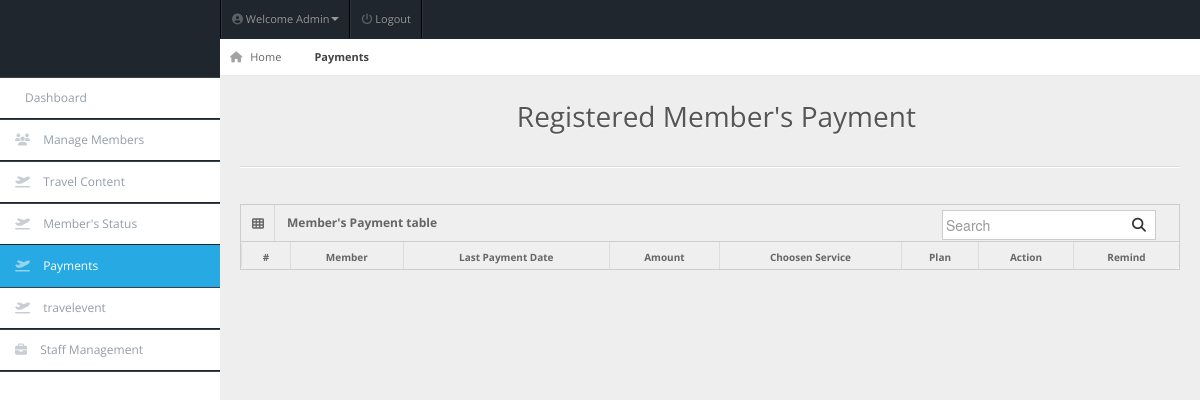
Page /admin/payment.php (signed in) on the earlier database version.
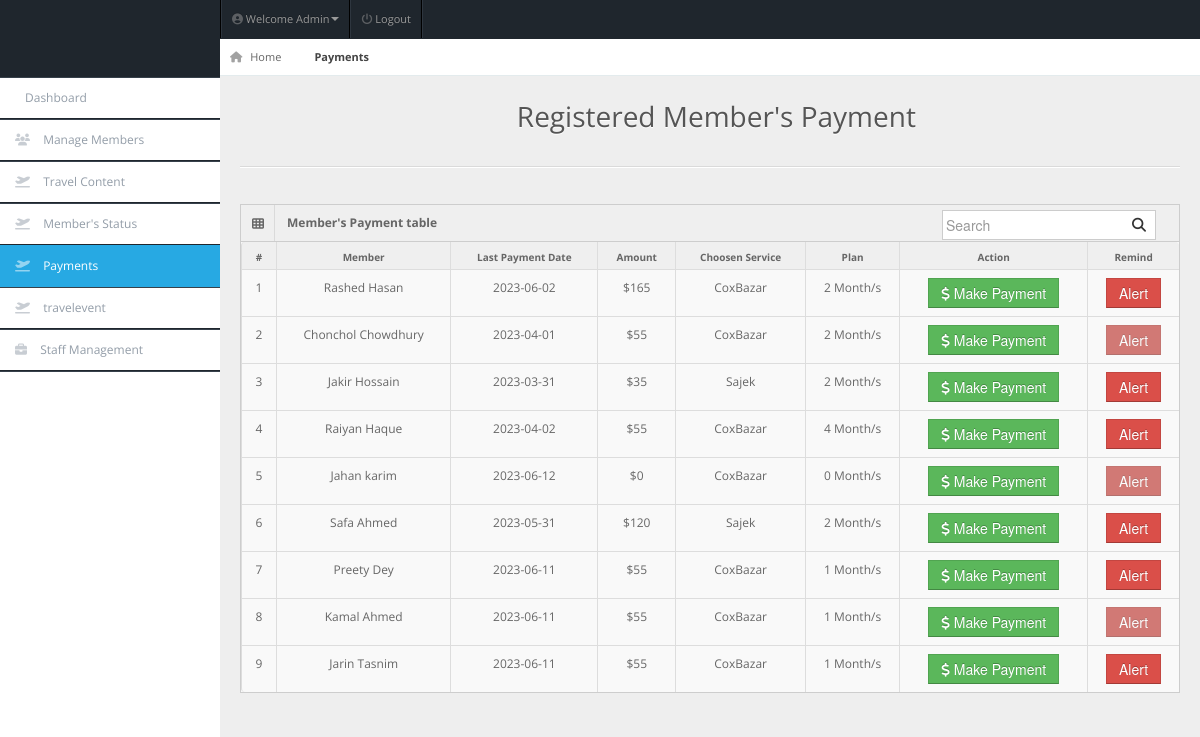
Same page on the later database version.
### tables this page shows
CREATE TABLE `members` (
  `user_id` int(11) NOT NULL,
  `fullname` varchar(20) NOT NULL,
  `username` varchar(20) NOT NULL,
  `password` varchar(100) NOT NULL,
  `gender` varchar(20) NOT NULL,
  `dor` date NOT NULL,
  `services` varchar(50) NOT NULL,
  `amount` int(100) NOT NULL,
  `paid_date` date NOT NULL,
  `p_year` int(11) NOT NULL,
  `plan` varchar(100) NOT NULL,
  `address` varchar(20) NOT NULL,
  `contact` varchar(10) NOT NULL,
  `status` varchar(20) NOT NULL DEFAULT 'Active',
  `reminder` int(11) NOT NULL DEFAULT '0'
);

### admin/payment.php (the view, shortened to what this page needs)
<!DOCTYPE html>
<html lang="en">
<head>
<link rel="stylesheet" href="../css/bootstrap.min.css" />
<link rel="stylesheet" href="../css/bootstrap-responsive.min.css" />
<link rel="stylesheet" href="../css/fullcalendar.css" />
<link rel="stylesheet" href="../css/matrix-style.css" />
<link rel="stylesheet" href="../css/matrix-media.css" />
<link href="../font-awesome/css/fontawesome.css" rel="stylesheet" />
<link href="../font-awesome/css/all.css" rel="stylesheet" />
<link rel="stylesheet" href="../css/jquery.gritter.css" />
</head>
<body>
<div id="header">
  <h1><a href="dashboard.html">Nayeem Travelling Co Admin</a></h1>
</div>
<?php include 'includes/topheader.php'?>
<?php $page='payment'; include 'includes/sidebar.php'?>
<div id="content">
  <div id="content-header">
    <div id="breadcrumb"> <a href="index.php" title="Go to Home" class="tip-bottom"><i class="fas fa-home"></i> Home</a> <a href="payment.php" class="current">Payments</a> </div>
    <h1 class="text-center">Registered Member's Payment <i class="fas fa-group"></i></h1>
  </div>
  <div class="container-fluid">
    <hr>
    <div class="row-fluid">
      <div class="span12">
      <div class='widget-box'>
          <div class='widget-title'> <span class='icon'> <i class='fas fa-th'></i> </span>
            <h5>Member's Payment table</h5>
            <form id="custom-search-form" role="search" method="POST" action="search-result.php" class="form-search form-horizontal pull-right">
                <div class="input-append span12">
                    <input type="text" class="search-query" placeholder="Search" name="search" required>
                    <button type="submit" class="btn"><i class="fas fa-search"></i></button>
                </div>
            </form>
          </div>
          <div class='widget-content nopadding'>
	  <?php
      $qry="SELECT * FROM members";
      $cnt = 1;
        $result=mysqli_query($conn,$qry);
          echo"<table class='table table-bordered data-table table-hover'>
              <thead>
                <tr>
                  <th>#</th>
                  <th>Member</th>
                  <th>Last Payment Date</th>
                  <th>Amount</th>
                  <th>Choosen Service</th>
                  <th>Plan</th>
                  <th>Action</th>
                  <th>Remind</th>
                </tr>
              </thead>";
            while($row=mysqli_fetch_array($result)){ ?>
            <tbody>
                <td><div class='text-center'><?php echo $cnt;?></div></td>
                <td><div class='text-center'><?php echo $row['fullname']?></div></td>
                <td><div class='text-center'><?php echo($row['paid_date'] == 0 ? "New Member" : $row['paid_date'])?></div></td>
                <td><div class='text-center'><?php echo '$'.$row['amount']?></div></td>
                <td><div class='text-center'><?php echo $row['services']?></div></td>
                <td><div class='text-center'><?php echo $row['plan']." Month/s"?></div></td>
                <td><div class='text-center'><a href='user-payment.php?id=<?php echo $row['user_id']?>'><button class='btn btn-success btn'><i class='fas fa-dollar-sign'></i> Make Payment</button></a></div></td>
                <td><div class='text-center'><a href='sendReminder.php?id=<?php echo $row['user_id']?>'><button class='btn btn-danger btn' <?php echo($row['reminder'] == 1 ? "disabled" : "")?>>Alert</button></a></div></td>
              </tbody>
          <?php $cnt++; }
            ?>
            </table>
          </div>
        </div>
      </div>
    </div>
  </div>
</div>
</body>
</html>

Differences in the rows shown:
added members: fullname "Rashed Hasan", paid_date "2023-06-02", amount "165", services "CoxBazar", plan "2"
added members: fullname "Chonchol Chowdhury", paid_date "2023-04-01", amount "55", services "CoxBazar", plan "2", reminder 1 (drawn)
added members: fullname "Jakir Hossain", paid_date "2023-03-31", amount "35", services "Sajek", plan "2"
added members: fullname "Raiyan Haque", paid_date "2023-04-02", amount "55", services "CoxBazar", plan "4"
added members: fullname "Jahan karim", paid_date "2023-06-12", amount "0", services "CoxBazar", plan "0", reminder 1 (drawn)
added members: fullname "Safa Ahmed", paid_date "2023-05-31", amount "120", services "Sajek", plan "2"
added members: fullname "Preety Dey", paid_date "2023-06-11", amount "55", services "CoxBazar", plan "1"
added members: fullname "Kamal Ahmed", paid_date "2023-06-11", amount "55", services "CoxBazar", plan "1", reminder 1 (drawn)
added members: fullname "Jarin Tasnim", paid_date "2023-06-11", amount "55", services "CoxBazar", plan "1"
